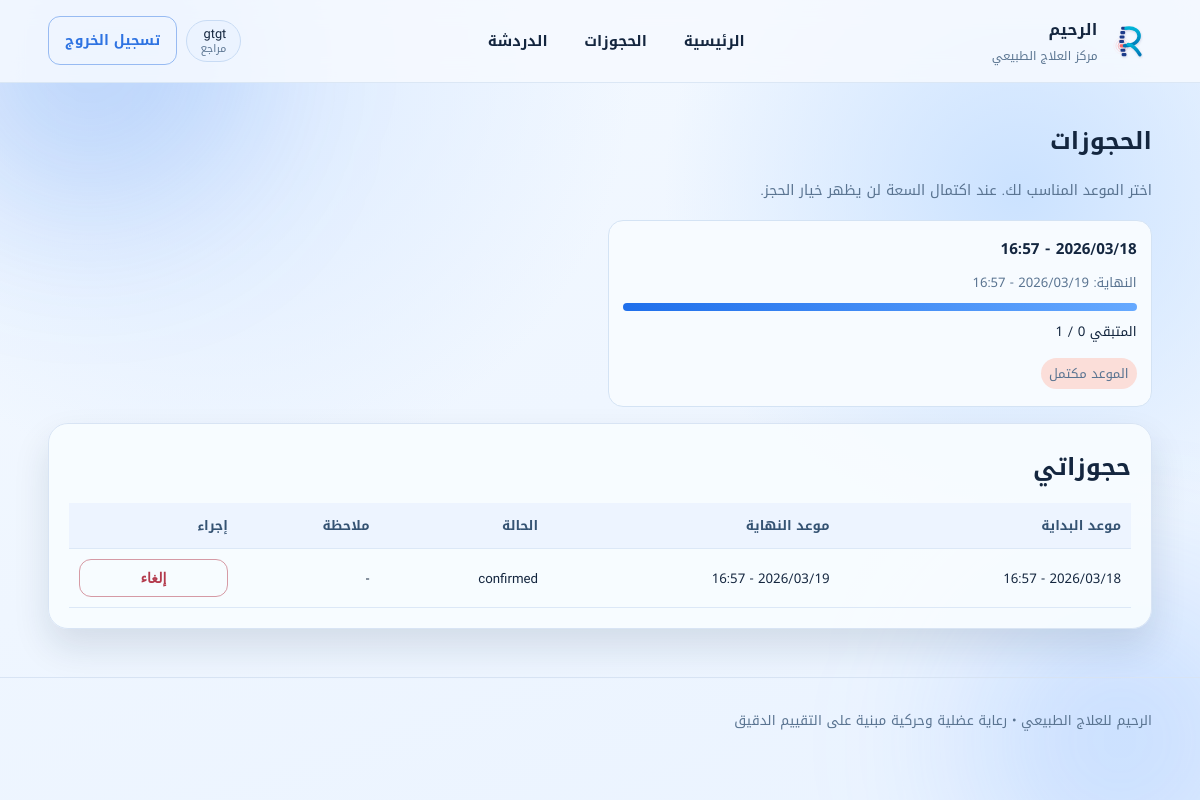
/reservations (signed in), run on the app's committed database.
### tables this page shows
CREATE TABLE users (
            id INTEGER PRIMARY KEY AUTOINCREMENT,
            full_name TEXT NOT NULL,
            username TEXT NOT NULL UNIQUE,
            password_hash TEXT NOT NULL,
            role TEXT NOT NULL CHECK (role IN ('patient', 'admin')),
            created_at TEXT NOT NULL
        );

CREATE TABLE reservation_slots (
            id INTEGER PRIMARY KEY AUTOINCREMENT,
            start_time TEXT NOT NULL,
            end_time TEXT NOT NULL,
            capacity INTEGER NOT NULL DEFAULT 1,
            is_active INTEGER NOT NULL DEFAULT 1,
            created_by INTEGER,
            created_at TEXT NOT NULL,
            FOREIGN KEY (created_by) REFERENCES users(id)
        );

CREATE TABLE reservations (
            id INTEGER PRIMARY KEY AUTOINCREMENT,
            user_id INTEGER NOT NULL,
            slot_id INTEGER NOT NULL,
            notes TEXT,
            status TEXT NOT NULL DEFAULT 'confirmed',
            created_at TEXT NOT NULL,
            UNIQUE(user_id, slot_id),
            FOREIGN KEY (user_id) REFERENCES users(id),
            FOREIGN KEY (slot_id) REFERENCES reservation_slots(id)
        );

### app.py (the view)
@app.route("/reservations")
@login_required
def reservations():
    db = get_db()
    now = datetime.utcnow().isoformat(timespec="minutes")
    slots = db.execute(
        """
        SELECT
            s.id,
            s.start_time,
            s.end_time,
            s.capacity,
            s.is_active,
            COUNT(r.id) AS booked
        FROM reservation_slots s
        LEFT JOIN reservations r ON r.slot_id = s.id AND r.status = 'confirmed'
        WHERE s.is_active = 1 AND s.start_time >= ?
        GROUP BY s.id
        ORDER BY s.start_time ASC
        """,
        (now,),
    ).fetchall()
    my_reservations = db.execute(
        """
        SELECT r.id, r.notes, r.status, r.created_at, s.start_time, s.end_time
        FROM reservations r
        JOIN reservation_slots s ON s.id = r.slot_id
        WHERE r.user_id = ?
        ORDER BY s.start_time ASC
        """,
        (current_user.id,),
    ).fetchall()
    return render_template(
        "reservations.html",
        slots=slots,
        my_reservations=my_reservations,
    )

### app.py (called while the page is built)
@login_manager.user_loader
def load_user(user_id: str) -> User | None:
    return User.get(user_id)

def get_db() -> sqlite3.Connection:
    if "db" not in g:
        g.db = sqlite3.connect(DB_PATH)
        g.db.row_factory = sqlite3.Row
    return g.db

@app.template_filter("dt_ar")
def dt_ar_filter(value: str) -> str:
    if not value:
        return "-"
    try:
        dt = datetime.fromisoformat(value)
        return dt.strftime("%Y/%m/%d - %H:%M")
    except ValueError:
        return value

    @staticmethod
    def from_row(row: sqlite3.Row) -> "User":
        return User(
            user_id=row["id"],
            full_name=row["full_name"],
            username=row["username"],
            role=row["role"],
        )

    @staticmethod
    def get(user_id: str) -> "User | None":
        db = get_db()
        row = db.execute(
            "SELECT id, full_name, username, role FROM users WHERE id = ?",
            (user_id,),
        ).fetchone()
        return User.from_row(row) if row else None

### templates/reservations.html (shortened to what this page needs)
{% extends "base.html" %}
{% block content %}
<section class="section-head" data-reveal>
  <h1>الحجوزات</h1>
  <p>اختر الموعد المناسب لك. عند اكتمال السعة لن يظهر خيار الحجز.</p>
</section>
<section class="slots-grid" data-reveal>
  {% if slots %}
    {% for slot in slots %}
      {% set remaining = slot.capacity - slot.booked %}
      {% set usage = ((slot.booked / slot.capacity) * 100) | int %}
      <article class="slot-card">
        <h2>{{ slot.start_time|dt_ar }}</h2>
        <p>النهاية: {{ slot.end_time|dt_ar }}</p>
        <div class="capacity">
          <div class="bar"><span style="width: {{ usage }}%"></span></div>
          <small>المتبقي {{ remaining }} / {{ slot.capacity }}</small>
        </div>
        {% if remaining > 0 %}
          <form method="post" action="{{ url_for('book_slot', slot_id=slot.id) }}">
            <label for="notes-{{ slot.id }}">ملاحظة للحجز (اختياري)</label>
            <textarea id="notes-{{ slot.id }}" name="notes" rows="2" placeholder="مثال: ألم مزمن أسفل الظهر"></textarea>
            <button class="btn" type="submit">تأكيد الحجز</button>
          </form>
        {% else %}
          <p class="badge-danger">الموعد مكتمل</p>
        {% endif %}
      </article>
    {% endfor %}
  {% else %}
    <p class="empty-state">لا توجد مواعيد متاحة الآن.</p>
  {% endif %}
</section>
<section class="panel" data-reveal>
  <h2>حجوزاتي</h2>
  {% if my_reservations %}
  <div class="table-wrap">
    <table>
      <thead>
        <tr>
          <th>موعد البداية</th>
          <th>موعد النهاية</th>
          <th>الحالة</th>
          <th>ملاحظة</th>
          <th>إجراء</th>
        </tr>
      </thead>
      <tbody>
        {% for booking in my_reservations %}
        <tr>
          <td>{{ booking.start_time|dt_ar }}</td>
          <td>{{ booking.end_time|dt_ar }}</td>
          <td>{{ booking.status }}</td>
          <td>{{ booking.notes or '-' }}</td>
          <td>
            <form method="post" action="{{ url_for('cancel_reservation', reservation_id=booking.id) }}">
              <button class="btn ghost danger" type="submit">إلغاء</button>
            </form>
          </td>
        </tr>
        {% endfor %}
      </tbody>
    </table>
  </div>
  {% else %}
  <p class="empty-state">لا توجد حجوزات حالية.</p>
  {% endif %}
</section>
{% endblock %}

### templates/base.html (shortened to what this page needs)
<!doctype html>
<html lang="ar" dir="rtl">
  <head>
    <link rel="stylesheet" href="{{ url_for('static', filename='css/style.css') }}" />
  </head>
  <body>
    <div class="bg-orb bg-orb-a" aria-hidden="true"></div>
    <div class="bg-orb bg-orb-b" aria-hidden="true"></div>
    <header class="site-header">
      <div class="container nav-wrap">
        <a href="{{ url_for('home') }}" class="brand">
          <img src="{{ url_for('static', filename='images/r-logo.svg') }}" alt="شعار الرحيم بشكل جسم إنسان وعمود فقري" class="brand-logo" />
          <div>
            <strong>الرحيم</strong>
            <span>مركز العلاج الطبيعي</span>
          </div>
        </a>
        <nav class="site-nav">
          <a href="{{ url_for('home') }}">الرئيسية</a>
          {% if current_user.is_authenticated %}
          <a href="{{ url_for('reservations') }}">الحجوزات</a>
          <a href="{{ url_for('chat') }}">الدردشة</a>
          {% endif %}
        </nav>
        <div class="account-zone">
          {% if current_user.is_authenticated %}
          <span class="account-pill">
            {{ current_user.full_name }}
            <small>{{ 'مدير' if current_user.role == 'admin' else 'مراجع' }}</small>
          </span>
          <a class="btn ghost" href="{{ url_for('logout') }}">تسجيل الخروج</a>
          {% else %}
          <a class="btn ghost" href="{{ url_for('register') }}">حساب جديد</a>
          <a class="btn" href="{{ url_for('login') }}">دخول</a>
          {% endif %}
        </div>
      </div>
    </header>
    <main class="container page-content">
      {% block content %}{% endblock %}
    </main>
    <footer class="site-footer">
      <div class="container">
        <p>الرحيم للعلاج الطبيعي • رعاية عضلية وحركية مبنية على التقييم الدقيق</p>
      </div>
    </footer>
  </body>
</html>

### data on the page
users: full_name "gtgt", role "مراجع"
reservation_slots: start_time|dt_ar "2026/03/18 - 16:57", end_time|dt_ar "2026/03/19 - 16:57", {{ usage }} 100 (drawn), capacity "1"
reservations: start_time|dt_ar "2026/03/18 - 16:57", end_time|dt_ar "2026/03/19 - 16:57", status "confirmed", notes "-"
